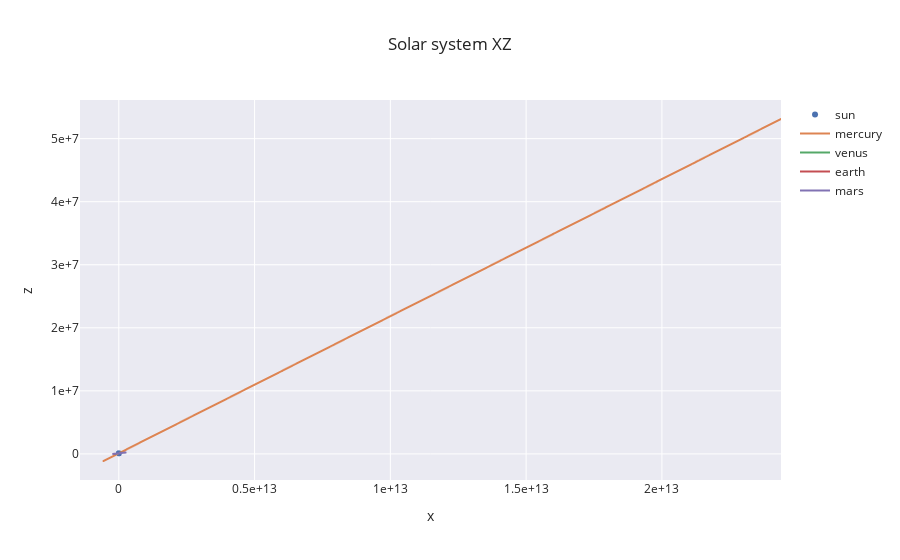

This figure's notebook cell:
### Code cell
fig = go.Figure()

for i in range(5):
    if i==0: mode='markers'
    else: mode='lines'
    fig.add_trace(go.Scattergl(x=coords[:,i,0], y=coords[:,i,2], mode=mode, name=planets[i]))
    #fig.add_trace(go.Scattergl(x=[coords[-1,i,0]], y=[coords[-1,i,1]], mode='markers', showlegend=False, marker_color='grey'))


fig.update_layout(title='Solar system XZ')
fig.update_xaxes(title='x', exponentformat='e')
fig.update_yaxes(title='z', exponentformat='e')
fig.show()

### Figure 1 — Plotly figure (JSON) as saved in the notebook; plotly's stock layout.template omitted (floating-point values rounded to 4 significant figures; data arrays with more than 128 entries replaced by an {"elided": "..."} marker saying what was removed)
{"data": [{"mode": "markers", "name": "sun", "type": "scattergl", "x": {"elided": "1000 float values"}, "y": {"elided": "1000 float values"}}, {"mode": "lines", "name": "mercury", "type": "scattergl", "x": {"elided": "1000 float values"}, "y": {"elided": "1000 float values"}}, {"mode": "lines", "name": "venus", "type": "scattergl", "x": {"elided": "1000 float values"}, "y": {"elided": "1000 float values"}}, {"mode": "lines", "name": "earth", "type": "scattergl", "x": {"elided": "1000 float values"}, "y": {"elided": "1000 float values"}}, {"mode": "lines", "name": "mars", "type": "scattergl", "x": {"elided": "1000 float values"}, "y": {"elided": "1000 float values"}}], "layout": {"title": {"text": "Solar system XZ"}, "xaxis": {"exponentformat": "e", "title": {"text": "x"}}, "yaxis": {"exponentformat": "e", "title": {"text": "z"}}}}
